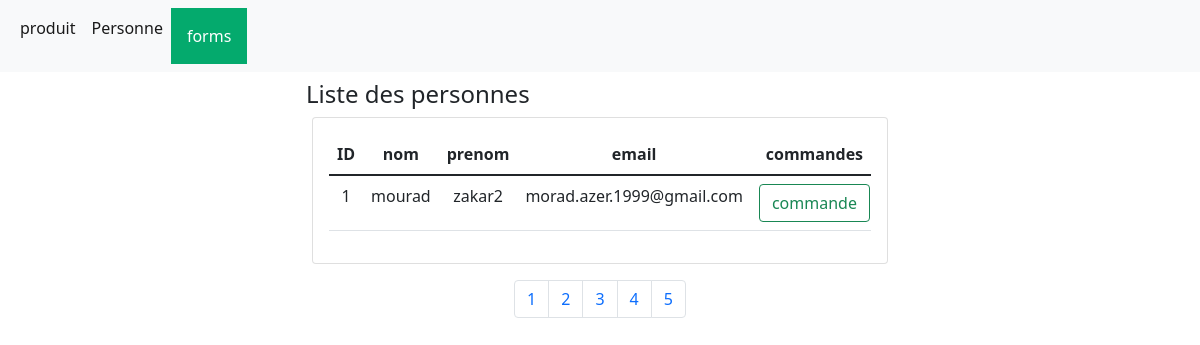
Page /personne/ on the committed database.
### zakarmourad/models.py (models this page shows, shortened)
class Personne(models.Model):
    nom = models.CharField(max_length=30)
    prenom = models.CharField(max_length=30)
    email = models.CharField(max_length=30)

### zakarmourad/views.py (the view)
# urls.py: path('personne/', views.personne),
def personne(request):
    personnes = Personne.objects.all()
    paginator = Paginator(personnes, 10)
    page_number = request.GET.get('page')
    if page_number is not None:
        page_obj = paginator.get_page(page_number)
    else:
        page_obj = paginator.get_page(1)
    context = {'personnes': page_obj}
    return render(request, 'personne.html', context)

### zakarmourad/templates/personne.html
{% include 'header.html' %}
{% block content %}
<div class="content-body">
    <div class="container-fluid">
        <div class="row page-titles mx-0 justify-content-center">
            <div class="col-sm-6 p-md-0">
                <div class="row">
                    <h4 class="mt-2">Liste des personnes</h4>
                </div>
            </div>
        </div>
        <div class="row justify-content-center">
            <div class="col-lg-6">
                <div class="card">
                    <div class="card-body">
                        <div class="table-responsive pre-scrollable">
                            <table class="table table-hover">
                                <thead>
                                <tr align="center">
                                    <th>ID</th>
                                    <th>nom</th>
                                    <th>prenom</th>
                                    <th>email</th>
                                    <th>commandes</th>
                                </tr>
                                </thead>
                                <tbody class="" id="produit-item">
                                {% for p in personnes %}
                                <tr>
                                    <td align="center">{{p.id}}</td>
                                    <td align="center">{{p.nom}}</td>
                                    <td align="center">{{p.prenom}}</td>
                                    <td align="center">{{p.email}}</td>
                                    <td align="center">
                                        <div class="justify-content-center"><a href="/commande/{{p.id}}">
                                            <button class="btn btn-outline-success">commande</button>
                                        </a></div>
                                    </td>
                                </tr>
                                {% endfor %}
                                </tbody>
                            </table>
                        </div>
                    </div>
                </div>
            </div>
        </div>
        <nav >
            <ul class="pagination justify-content-center mt-3">
                <li class="page-item"><a class="page-link" href="?page=1">1</a></li>
                <li class="page-item"><a class="page-link" href="?page=2">2</a></li>
                <li class="page-item"><a class="page-link" href="?page=3">3</a></li>
                <li class="page-item"><a class="page-link" href="?page=4">4</a></li>
                <li class="page-item"><a class="page-link" href="?page=5">5</a></li>
            </ul>
        </nav>
    </div>
</div>
{% endblock content %}
{% include 'footer.html' %}

### rows in the picture
Personne: id "1", nom "mourad", prenom "zakar2", email "morad.azer.1999@gmail.com"
